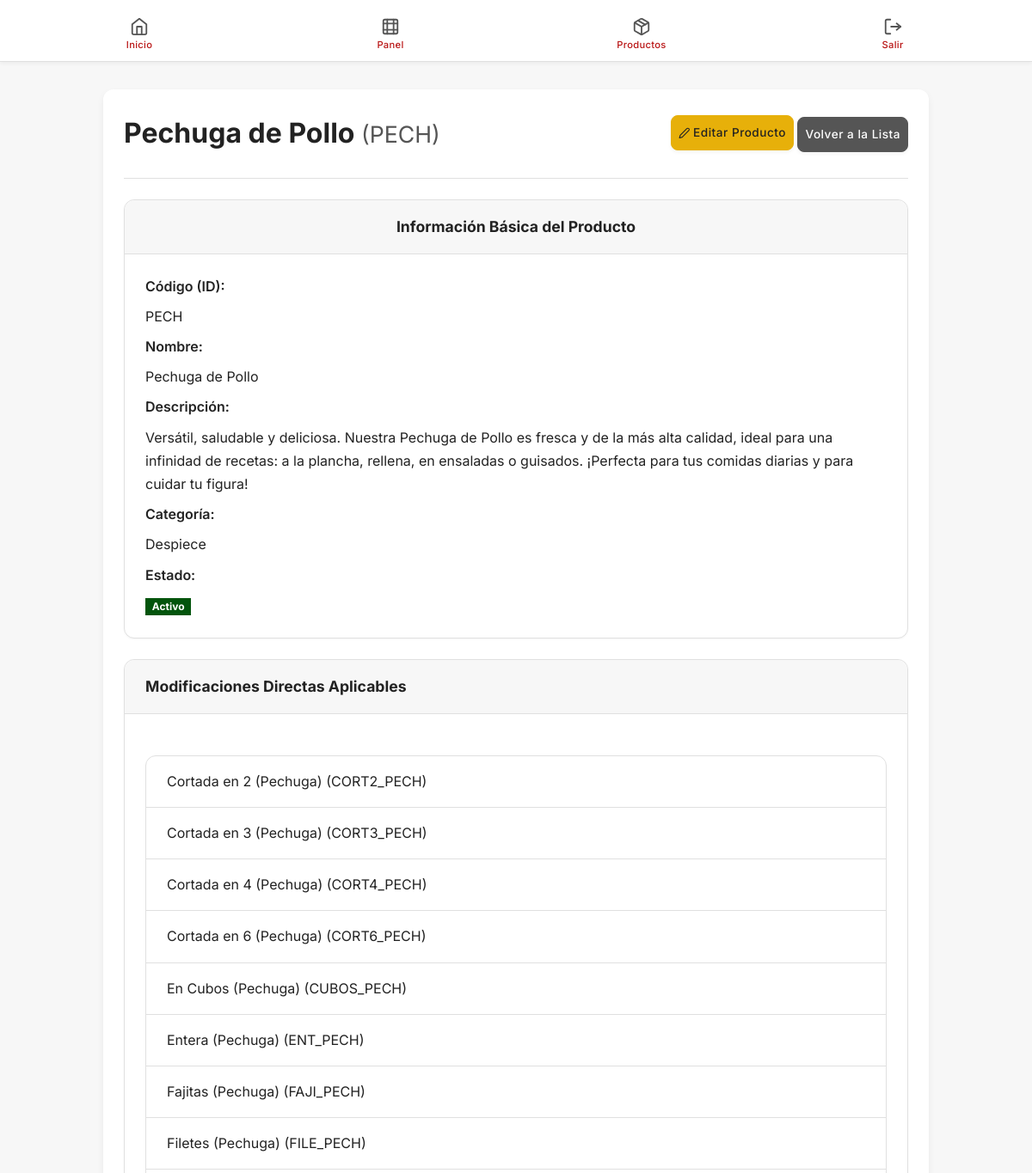
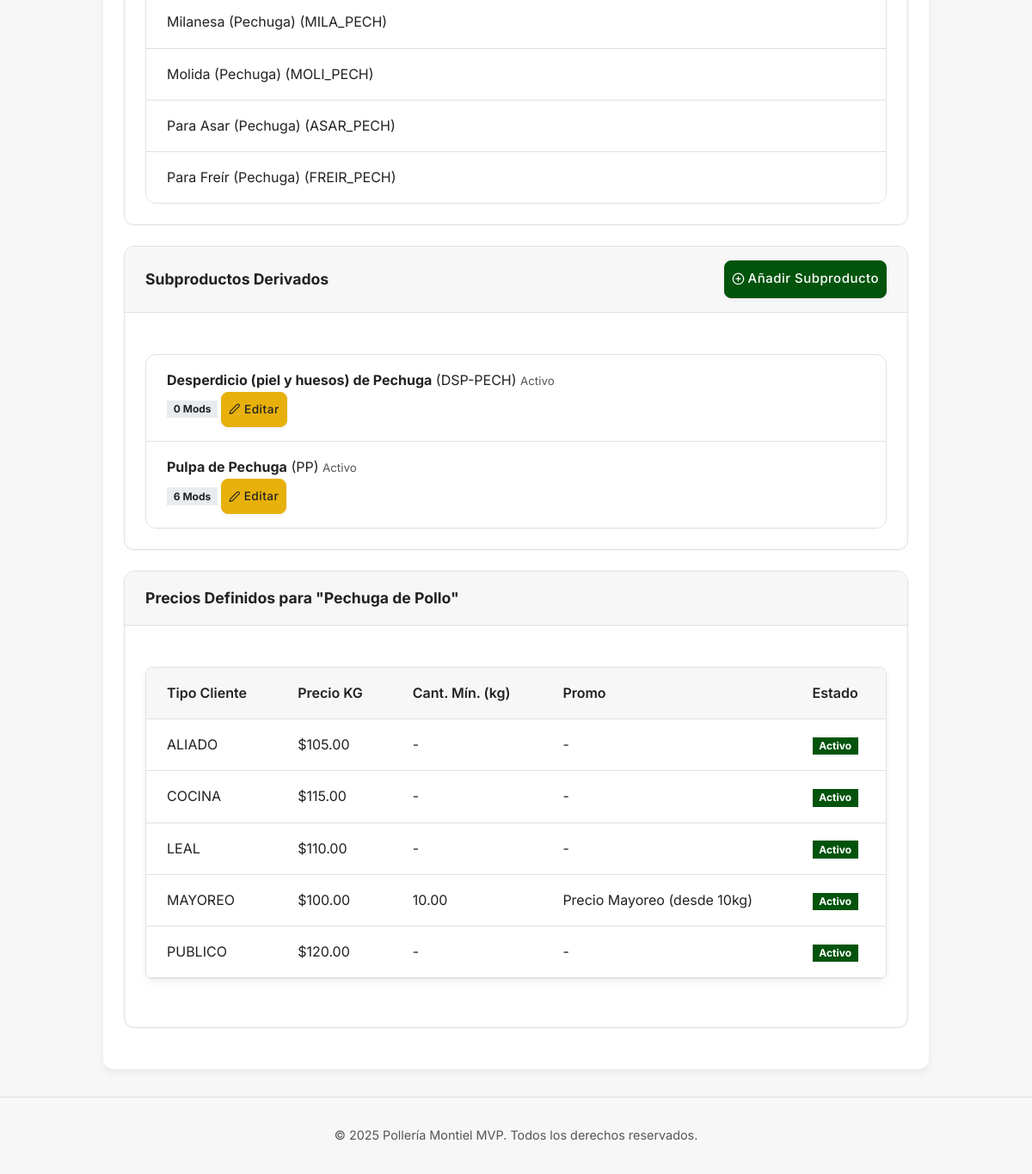
The app's page /productos/ver/PECH (signed in) with its own data (2 pictures, top to bottom).
### app/models.py (models this page shows, shortened)
class Producto(db.Model):
    __tablename__ = 'productos'
    id = db.Column(db.String(10), primary_key=True) # Código del producto, ej: 'PECH'
    nombre = db.Column(db.String(100), index=True, unique=True, nullable=False)
    descripcion = db.Column(db.Text, nullable=True)
    categoria = db.Column(db.String(50), index=True, nullable=False) # Ej: 'POLLO_CRUDO', 'MENUDENCIA'
    activo = db.Column(db.Boolean, nullable=False, default=True, index=True)
    subproductos = db.relationship('Subproducto', back_populates='producto_padre', lazy='dynamic', cascade='all, delete-orphan')
    modificaciones_directas = db.relationship(
        'Modificacion',
        secondary=producto_modificacion_association,
        back_populates='productos_asociados',
        lazy='dynamic'
    )
    precios = db.relationship('Precio', foreign_keys='Precio.producto_id', back_populates='producto_base', lazy='dynamic', cascade='all, delete-orphan')

class Modificacion(db.Model):
    __tablename__ = 'modificaciones'
    id = db.Column(db.Integer, primary_key=True)
    codigo_modif = db.Column(db.String(20), unique=True, nullable=False, index=True) # Ej: 'MOLI', 'ASAR'
    nombre = db.Column(db.String(100), nullable=False, index=True)
    descripcion = db.Column(db.Text, nullable=True)
    activo = db.Column(db.Boolean, nullable=False, default=True, index=True)
    productos_asociados = db.relationship(
        'Producto',
        secondary=producto_modificacion_association,
        back_populates='modificaciones_directas',
        lazy='dynamic'
    )
    subproductos_asociados = db.relationship(
        'Subproducto',
        secondary=subproducto_modificacion_association,
        back_populates='modificaciones_aplicables',
        lazy='dynamic'
    )

class Subproducto(db.Model):
    __tablename__ = 'subproductos'
    id = db.Column(db.Integer, primary_key=True)
    producto_padre_id = db.Column(db.String(10), db.ForeignKey('productos.id'), nullable=False, index=True)
    codigo_subprod = db.Column(db.String(15), unique=True, nullable=False, index=True) # Ej: 'PP', 'PG'
    nombre = db.Column(db.String(100), nullable=False, index=True)
    descripcion = db.Column(db.Text, nullable=True) # Corrected line
    activo = db.Column(db.Boolean, nullable=False, default=True, index=True)
    producto_padre = db.relationship('Producto', back_populates='subproductos')
    modificaciones_aplicables = db.relationship(
        'Modificacion',
        secondary=subproducto_modificacion_association,
        back_populates='subproductos_asociados',
        lazy='dynamic'
    )
    precios = db.relationship('Precio', foreign_keys='Precio.subproducto_id', back_populates='subproducto_base', lazy='dynamic', cascade='all, delete-orphan')

class Precio(db.Model):
    __tablename__ = 'precios'
    id = db.Column(db.Integer, primary_key=True)
    producto_id = db.Column(db.String(10), db.ForeignKey('productos.id'), nullable=True, index=True)
    subproducto_id = db.Column(db.Integer, db.ForeignKey('subproductos.id'), nullable=True, index=True)
    tipo_cliente = db.Column(db.String(50), nullable=False, index=True) # Ej: 'PUBLICO', 'COCINA'
    precio_kg = db.Column(db.Float, nullable=False)
    cantidad_minima_kg = db.Column(db.Float, nullable=False, default=0.0)
    etiqueta_promo = db.Column(db.String(100), nullable=True)
    fecha_inicio_vigencia = db.Column(db.Date, nullable=True, index=True)
    fecha_fin_vigencia = db.Column(db.Date, nullable=True, index=True)
    activo = db.Column(db.Boolean, nullable=False, default=True, index=True)
    producto_base = db.relationship('Producto', foreign_keys=[producto_id], back_populates='precios')
    subproducto_base = db.relationship('Subproducto', foreign_keys=[subproducto_id], back_populates='precios')
    __table_args__ = (
        CheckConstraint(
            '(producto_id IS NOT NULL AND subproducto_id IS NULL) OR (producto_id IS NULL AND subproducto_id IS NOT NULL)',
            name='chk_precio_target_not_both_or_none' # Nombre ajustado para claridad
        ),
        UniqueConstraint('producto_id', 'tipo_cliente', 'cantidad_minima_kg', name='uq_precio_prod_tipo_cantmin'),
        UniqueConstraint('subproducto_id', 'tipo_cliente', 'cantidad_minima_kg', name='uq_precio_subprod_tipo_cantmin'),
    )

### app/productos/routes.py (the view)
@bp.route('/ver/<string:producto_id>')
@login_required
def ver_producto(producto_id):
    if current_user.rol != 'ADMINISTRADOR': # O el rol que deba tener acceso a ver detalles
        flash('No tienes permiso para ver los detalles de este producto.', 'danger')
        return redirect(url_for('productos.listar_productos'))
    producto = services.obtener_producto_por_id(producto_id)
    if not producto:
        flash(f'Producto con ID "{producto_id}" no encontrado.', 'warning')
        return redirect(url_for('productos.listar_productos'))
    modificaciones_directas = services.obtener_modificaciones_para_producto(producto) # Asumiendo que agregamos esta función al servicio
    subproductos_asociados = services.obtener_subproductos_para_producto(producto)
    precios_del_producto = services.obtener_precios_para_producto(producto)
    return render_template('productos/ver_producto.html',
                           title=f"Detalle: {producto.nombre}",
                           producto=producto,
                           modificaciones=modificaciones_directas,
                           subproductos=subproductos_asociados,
                           precios=precios_del_producto)

### app/models.py (called while the page is built)
@login.user_loader
def load_user(id):
    return db.session.get(Usuario, int(id))

### app/productos/services.py (called while the page is built)
def obtener_producto_por_id(producto_id):
    return db.session.get(Producto, producto_id.upper())

def obtener_subproductos_para_producto(producto):
    return producto.subproductos.order_by(Subproducto.nombre.asc()).all()

def obtener_modificaciones_para_producto(producto):
    return producto.modificaciones_directas.order_by(Modificacion.nombre.asc()).all()

def obtener_precios_para_producto(producto):
    return producto.precios.order_by(Precio.tipo_cliente.asc(), Precio.cantidad_minima_kg.asc()).all()

### app/templates/productos/ver_producto.html (shortened to what this page needs)
{% extends "layouts/base.html" %}
{% block content %}
<main>
    <div class="page-content">
        <div class="header-row">
            <h1>{{ producto.nombre }} <small class="text-secondary-color">({{ producto.id }})</small></h1>
            <div class="form-actions">
                <a href="{{ url_for('productos.editar_producto', producto_id=producto.id) }}" class="btn btn--warning btn--small">
                    <svg xmlns="http://www.w3.org/2000/svg" width="16" height="16" viewBox="0 0 24 24" fill="none" stroke="currentColor" stroke-width="2" stroke-linecap="round" stroke-linejoin="round" class="feather feather-edit-2"><path d="M17 3a2.828 2.828 0 1 1 4 4L7.5 20.5 2 22l1.5-5.5L17 3z"></path></svg>
                    Editar Producto
                </a>
                <a href="{{ url_for('productos.listar_productos') }}" class="btn btn--secondary btn--small">Volver a la Lista</a>
            </div>
        </div>
        <hr class="custom-hr">
        <div class="custom-card">
            <div class="card-header">
                <h4>Información Básica del Producto</h4>
            </div>
            <div class="card-body">
                <dl class="detail-grid">
                    <dt class="detail-grid-label">Código (ID):</dt>
                    <dd class="detail-grid-value">{{ producto.id }}</dd>
                    <dt class="detail-grid-label">Nombre:</dt>
                    <dd class="detail-grid-value">{{ producto.nombre }}</dd>
                    <dt class="detail-grid-label">Descripción:</dt>
                    <dd class="detail-grid-value">{{ producto.descripcion | nl2br if producto.descripcion else '-' }}</dd>
                    <dt class="detail-grid-label">Categoría:</dt>
                    <dd class="detail-grid-value">{{ producto.categoria }}</dd>
                    <dt class="detail-grid-label">Estado:</dt>
                    <dd class="detail-grid-value">
                        {% if producto.activo %}
                            <span class="badge badge--success">Activo</span>
                        {% else %}
                            <span class="badge badge--danger">Inactivo</span>
                        {% endif %}
                    </dd>
                </dl>
            </div>
        </div>
        <div class="custom-card">
            <div class="card-header header-row">
                <h4>Modificaciones Directas Aplicables</h4>
            </div>
            <div class="card-body">
                {% if modificaciones %}
                    <ul class="custom-list custom-list--flush">
                        {% for mod in modificaciones %}
                            <li class="custom-list-item">{{ mod.nombre }} ({{ mod.codigo_modif }})</li>
                        {% endfor %}
                    </ul>
                {% else %}
                    <p class="text-secondary-color">Este producto no tiene modificaciones directas definidas.</p>
                {% endif %}
            </div>
        </div>
        <div class="custom-card">
            <div class="card-header header-row">
                <h4>Subproductos Derivados</h4>
                <a href="{{ url_for('productos.crear_subproducto', producto_padre_id=producto.id) }}" class="btn btn--primary btn--small">
                    Añadir Subproducto
                </a>
            </div>
            <div class="card-body">
                {% if subproductos %}
                    <div class="custom-list">
                        {% for sub in subproductos %}
                            <div class="custom-list-item header-row">
                                <div>
                                    <strong>{{ sub.nombre }}</strong> ({{ sub.codigo_subprod }})
                                    <small class="text-secondary-color d-block">
                                        {% if sub.activo %}Activo{% else %}Inactivo{% endif %}
                                    </small>
                                </div>
                                <div class="actions-cell">
                                    <span class="badge badge--secondary">{{ sub.modificaciones_aplicables.count() }} Mods</span>
                                    <a href="{{ url_for('productos.editar_subproducto', subproducto_id=sub.id) }}" class="btn btn--warning btn--small" title="Editar Subproducto">
                                        <svg xmlns="http://www.w3.org/2000/svg" width="16" height="16" viewBox="0 0 24 24" fill="none" stroke="currentColor" stroke-width="2" stroke-linecap="round" stroke-linejoin="round" class="feather feather-edit-2"><path d="M17 3a2.828 2.828 0 1 1 4 4L7.5 20.5 2 22l1.5-5.5L17 3z"></path></svg>
                                        Editar
                                    </a>
                                </div>
                            </div>
                        {% endfor %}
                    </div>
                {% else %}
                    <p class="text-secondary-color">Este producto no tiene subproductos definidos.</p>
                {% endif %}
            </div>
        </div>
        <div class="custom-card">
            <div class="card-header header-row">
                <h4>Precios Definidos para "{{ producto.nombre }}"</h4>
            </div>
            <div class="card-body">
                {% if precios %}
                    <div class="table-container">
                        <table class="custom-table">
                            <thead>
                                <tr>
                                    <th>Tipo Cliente</th>
                                    <th>Precio KG</th>
                                    <th>Cant. Mín. (kg)</th>
                                    <th>Promo</th>
                                    <th>Estado</th>
                                </tr>
                            </thead>
                            <tbody>
                                {% for precio in precios %}
                                    <tr>
                                        <td>{{ precio.tipo_cliente }}</td>
                                        <td>${{ "%.2f"|format(precio.precio_kg) }}</td>
                                        <td>{{ "%.2f"|format(precio.cantidad_minima_kg) if precio.cantidad_minima_kg > 0 else '-' }}</td>
                                        <td>{{ precio.etiqueta_promo if precio.etiqueta_promo else '-' }}</td>
                                        <td>
                                            {% if precio.activo %}
                                                <span class="badge badge--success">Activo</span>
                                            {% else %}
                                                <span class="badge badge--danger">Inactivo</span>
                                            {% endif %}
                                        </td>
                                    </tr>
                                {% endfor %}
                            </tbody>
                        </table>
                    </div>
                {% else %}
                    <p class="text-secondary-color">No hay precios definidos directamente para este producto.</p>
                {% endif %}
            </div>
        </div>
    </div>
</main>
{% endblock %}

### records on screen
Producto: nombre "Pechuga de Pollo", id "PECH", descripcion "Versátil, saludable y deliciosa. Nuestra Pechuga de Pollo es fresca y de la más alta calidad, ideal para una infinidad de recetas: a la plancha, rellena, en ensaladas o guisados. ¡Perfecta para tus comidas diarias y para cuidar tu figura!", categoria "Despiece"
Modificacion: nombre "Cortada en 2 (Pechuga)", codigo_modif "CORT2_PECH"
Modificacion: nombre "Cortada en 3 (Pechuga)", codigo_modif "CORT3_PECH"
Modificacion: nombre "Cortada en 4 (Pechuga)", codigo_modif "CORT4_PECH"
Modificacion: nombre "Cortada en 6 (Pechuga)", codigo_modif "CORT6_PECH"
Modificacion: nombre "En Cubos (Pechuga)", codigo_modif "CUBOS_PECH"
Modificacion: nombre "Entera (Pechuga)", codigo_modif "ENT_PECH"
Modificacion: nombre "Fajitas (Pechuga)", codigo_modif "FAJI_PECH"
Modificacion: nombre "Filetes (Pechuga)", codigo_modif "FILE_PECH"
Modificacion: nombre "Milanesa (Pechuga)", codigo_modif "MILA_PECH"
Modificacion: nombre "Molida (Pechuga)", codigo_modif "MOLI_PECH"
Modificacion: nombre "Para Asar (Pechuga)", codigo_modif "ASAR_PECH"
Modificacion: nombre "Para Freír (Pechuga)", codigo_modif "FREIR_PECH"
Subproducto: nombre "Desperdicio (piel y huesos) de Pechuga", codigo_subprod "DSP-PECH", activo "Activo", modificaciones_aplicables.count "0"
Subproducto: nombre "Pulpa de Pechuga", codigo_subprod "PP", activo "Activo", modificaciones_aplicables.count "6"
Precio: tipo_cliente "ALIADO", precio_kg "105.00", cantidad_minima_kg "-", etiqueta_promo "-", activo "Activo"
Precio: tipo_cliente "COCINA", precio_kg "115.00", cantidad_minima_kg "-", etiqueta_promo "-", activo "Activo"
Precio: tipo_cliente "LEAL", precio_kg "110.00", cantidad_minima_kg "-", etiqueta_promo "-", activo "Activo"
Precio: tipo_cliente "MAYOREO", precio_kg "100.00", cantidad_minima_kg "10.00", etiqueta_promo "Precio Mayoreo (desde 10kg)", activo "Activo"
Precio: tipo_cliente "PUBLICO", precio_kg "120.00", cantidad_minima_kg "-", etiqueta_promo "-", activo "Activo"
